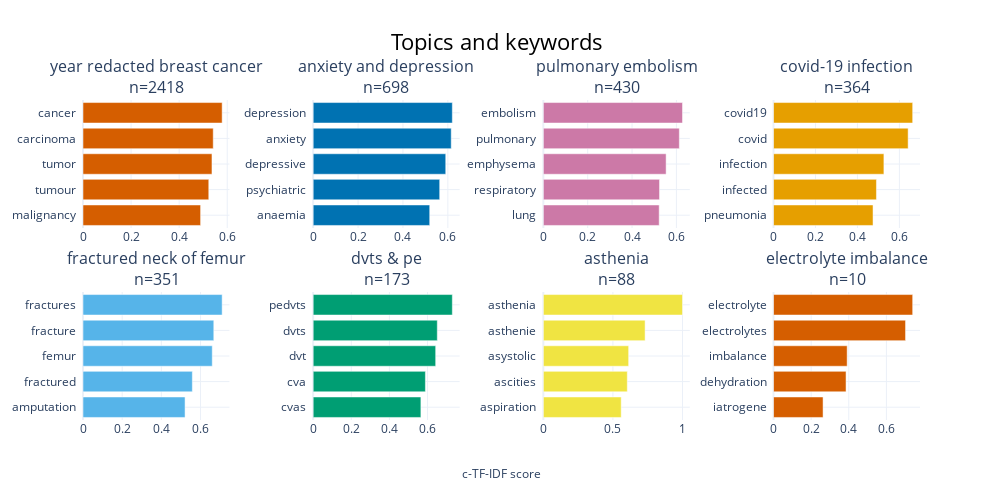

Here is the notebook cell this chart was saved with:
### Code cell
# topic_model.set_topic_labels
fig = topic_model.visualize_barchart(custom_labels=True,
                               title="Topics and keywords <br>")

# Add a "master" x-axis title as an annotation
fig.add_annotation(
        dict(
            text="c-TF-IDF score",  # Text for the shared x-axis
            x=0.5,  # Position at the center
            y=-0.2,  # Position below the bottom subplot
            xref="paper",
            yref="paper",
            showarrow=False,
            # font=dict(size=16)
        )
    
)
# fig.show()

### Figure 1 — Plotly figure (JSON) as saved in the notebook; plotly's stock layout.template omitted (floating-point values rounded to 4 significant figures)
{"data": [{"marker": {"color": "#D55E00"}, "orientation": "h", "type": "bar", "x": [0.4892, 0.5233, 0.5365, 0.5418, 0.5789], "xaxis": "x", "y": ["malignancy  ", "tumour  ", "tumor  ", "carcinoma  ", "cancer  "], "yaxis": "y"}, {"marker": {"color": "#0072B2"}, "orientation": "h", "type": "bar", "x": [0.5192, 0.5637, 0.5906, 0.615, 0.62], "xaxis": "x2", "y": ["anaemia  ", "psychiatric  ", "depressive  ", "anxiety  ", "depression  "], "yaxis": "y2"}, {"marker": {"color": "#CC79A7"}, "orientation": "h", "type": "bar", "x": [0.5224, 0.524, 0.5536, 0.6133, 0.6276], "xaxis": "x3", "y": ["lung  ", "respiratory  ", "emphysema  ", "pulmonary  ", "embolism  "], "yaxis": "y3"}, {"marker": {"color": "#E69F00"}, "orientation": "h", "type": "bar", "x": [0.4744, 0.4907, 0.5263, 0.6418, 0.6634], "xaxis": "x4", "y": ["pneumonia  ", "infected  ", "infection  ", "covid  ", "covid19  "], "yaxis": "y4"}, {"marker": {"color": "#56B4E9"}, "orientation": "h", "type": "bar", "x": [0.521, 0.5582, 0.6599, 0.6677, 0.7104], "xaxis": "x5", "y": ["amputation  ", "fractured  ", "femur  ", "fracture  ", "fractures  "], "yaxis": "y5"}, {"marker": {"color": "#009E73"}, "orientation": "h", "type": "bar", "x": [0.5652, 0.5889, 0.6428, 0.6513, 0.7302], "xaxis": "x6", "y": ["cvas  ", "cva  ", "dvt  ", "dvts  ", "pedvts  "], "yaxis": "y6"}, {"marker": {"color": "#F0E442"}, "orientation": "h", "type": "bar", "x": [0.5595, 0.6032, 0.613, 0.7312, 1.0], "xaxis": "x7", "y": ["aspiration  ", "ascities  ", "asystolic  ", "asthenie  ", "asthenia  "], "yaxis": "y7"}, {"marker": {"color": "#D55E00"}, "orientation": "h", "type": "bar", "x": [0.2634, 0.3855, 0.3915, 0.7018, 0.7397], "xaxis": "x8", "y": ["iatrogene  ", "dehydration  ", "imbalance  ", "electrolytes  ", "electrolyte  "], "yaxis": "y8"}], "layout": {"annotations": [{"font": {"size": 16}, "showarrow": false, "text": "year redacted breast cancer<br>n=2418", "x": 0.0875, "xanchor": "center", "xref": "paper", "y": 1, "yanchor": "bottom", "yref": "paper"}, {"font": {"size": 16}, "showarrow": false, "text": "anxiety and depression<br>n=698", "x": 0.3625, "xanchor": "center", "xref": "paper", "y": 1, "yanchor": "bottom", "yref": "paper"}, {"font": {"size": 16}, "showarrow": false, "text": "pulmonary embolism<br>n=430", "x": 0.6375, "xanchor": "center", "xref": "paper", "y": 1, "yanchor": "bottom", "yref": "paper"}, {"font": {"size": 16}, "showarrow": false, "text": "covid-19 infection<br>n=364", "x": 0.9125, "xanchor": "center", "xref": "paper", "y": 1, "yanchor": "bottom", "yref": "paper"}, {"font": {"size": 16}, "showarrow": false, "text": "fractured neck of femur<br>n=351", "x": 0.0875, "xanchor": "center", "xref": "paper", "y": 0.4, "yanchor": "bottom", "yref": "paper"}, {"font": {"size": 16}, "showarrow": false, "text": "dvts & pe<br>n=173", "x": 0.3625, "xanchor": "center", "xref": "paper", "y": 0.4, "yanchor": "bottom", "yref": "paper"}, {"font": {"size": 16}, "showarrow": false, "text": "asthenia<br>n=88", "x": 0.6375, "xanchor": "center", "xref": "paper", "y": 0.4, "yanchor": "bottom", "yref": "paper"}, {"font": {"size": 16}, "showarrow": false, "text": "electrolyte imbalance<br>n=10", "x": 0.9125, "xanchor": "center", "xref": "paper", "y": 0.4, "yanchor": "bottom", "yref": "paper"}, {"showarrow": false, "text": "c-TF-IDF score", "x": 0.5, "xref": "paper", "y": -0.2, "yref": "paper"}], "height": 500, "hoverlabel": {"bgcolor": "white", "font": {"family": "Rockwell", "size": 16}}, "showlegend": false, "title": {"font": {"color": "Black", "size": 22}, "text": "Topics and keywords <br>", "x": 0.5, "xanchor": "center", "yanchor": "top"}, "width": 1000, "xaxis": {"anchor": "y", "domain": [0, 0.175], "showgrid": true}, "xaxis2": {"anchor": "y2", "domain": [0.275, 0.45], "showgrid": true}, "xaxis3": {"anchor": "y3", "domain": [0.55, 0.725], "showgrid": true}, "xaxis4": {"anchor": "y4", "domain": [0.825, 1], "showgrid": true}, "xaxis5": {"anchor": "y5", "domain": [0, 0.175], "showgrid": true}, "xaxis6": {"anchor": "y6", "domain": [0.275, 0.45], "showgrid": true}, "xaxis7": {"anchor": "y7", "domain": [0.55, 0.725], "showgrid": true}, "xaxis8": {"anchor": "y8", "domain": [0.825, 1], "showgrid": true}, "yaxis": {"anchor": "x", "domain": [0.6, 1], "showgrid": true}, "yaxis2": {"anchor": "x2", "domain": [0.6, 1], "showgrid": true}, "yaxis3": {"anchor": "x3", "domain": [0.6, 1], "showgrid": true}, "yaxis4": {"anchor": "x4", "domain": [0.6, 1], "showgrid": true}, "yaxis5": {"anchor": "x5", "domain": [0, 0.4], "showgrid": true}, "yaxis6": {"anchor": "x6", "domain": [0, 0.4], "showgrid": true}, "yaxis7": {"anchor": "x7", "domain": [0, 0.4], "showgrid": true}, "yaxis8": {"anchor": "x8", "domain": [0, 0.4], "showgrid": true}}}
